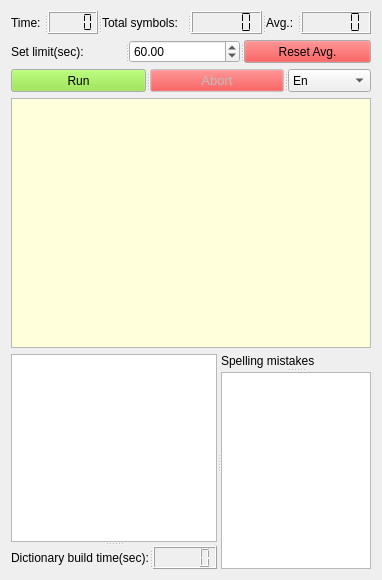
<?xml version="1.0" encoding="UTF-8"?>
<ui version="4.0">
 <class>MainWindow</class>
 <widget class="QMainWindow" name="MainWindow">
  <property name="geometry">
   <rect>
    <x>0</x>
    <y>0</y>
    <width>382</width>
    <height>580</height>
   </rect>
  </property>
  <property name="windowTitle">
   <string>TypeCheck</string>
  </property>
  <property name="windowIcon">
   <iconset resource="res.qrc">
    <normaloff>:/new/prefix1/img/icon.jpg</normaloff>:/new/prefix1/img/icon.jpg</iconset>
  </property>
  <widget class="QWidget" name="centralWidget">
   <layout class="QVBoxLayout" name="verticalLayout">
    <item>
     <widget class="QSplitter" name="splitter_3">
      <property name="orientation">
       <enum>Qt::Horizontal</enum>
      </property>
      <widget class="QSplitter" name="splitter">
       <property name="orientation">
        <enum>Qt::Horizontal</enum>
       </property>
       <widget class="QLabel" name="label">
        <property name="text">
         <string>Time:</string>
        </property>
       </widget>
       <widget class="QLCDNumber" name="lcdTimer">
        <property name="smallDecimalPoint">
         <bool>true</bool>
        </property>
        <property name="digitCount">
         <number>4</number>
        </property>
        <property name="segmentStyle">
         <enum>QLCDNumber::Flat</enum>
        </property>
       </widget>
      </widget>
      <widget class="QSplitter" name="splitter_2">
       <property name="orientation">
        <enum>Qt::Horizontal</enum>
       </property>
       <widget class="QLabel" name="label_2">
        <property name="text">
         <string>Total symbols:</string>
        </property>
       </widget>
       <widget class="QLCDNumber" name="lcdSymbols">
        <property name="segmentStyle">
         <enum>QLCDNumber::Flat</enum>
        </property>
       </widget>
      </widget>
      <widget class="QSplitter" name="splitter_7">
       <property name="orientation">
        <enum>Qt::Horizontal</enum>
       </property>
       <widget class="QLabel" name="label_4">
        <property name="text">
         <string>Avg.:</string>
        </property>
       </widget>
       <widget class="QLCDNumber" name="lcdAvg">
        <property name="segmentStyle">
         <enum>QLCDNumber::Flat</enum>
        </property>
       </widget>
      </widget>
     </widget>
    </item>
    <item>
     <widget class="QSplitter" name="splitter_6">
      <property name="orientation">
       <enum>Qt::Horizontal</enum>
      </property>
      <widget class="QSplitter" name="splitter_5">
       <property name="orientation">
        <enum>Qt::Horizontal</enum>
       </property>
       <widget class="QLabel" name="label_3">
        <property name="text">
         <string>Set limit(sec):</string>
        </property>
       </widget>
       <widget class="QDoubleSpinBox" name="doubleLimit">
        <property name="maximum">
         <double>9999.989999999999782</double>
        </property>
        <property name="value">
         <double>60.000000000000000</double>
        </property>
       </widget>
      </widget>
      <widget class="QPushButton" name="btnReset">
       <property name="palette">
        <palette>
         <active>
          <colorrole role="Button">
           <brush brushstyle="SolidPattern">
            <color alpha="255">
             <red>239</red>
             <green>41</green>
             <blue>41</blue>
            </color>
           </brush>
          </colorrole>
         </active>
         <inactive>
          <colorrole role="Button">
           <brush brushstyle="SolidPattern">
            <color alpha="255">
             <red>239</red>
             <green>41</green>
             <blue>41</blue>
            </color>
           </brush>
          </colorrole>
         </inactive>
         <disabled>
          <colorrole role="Button">
           <brush brushstyle="SolidPattern">
            <color alpha="255">
             <red>239</red>
             <green>41</green>
             <blue>41</blue>
            </color>
           </brush>
          </colorrole>
         </disabled>
        </palette>
       </property>
       <property name="text">
        <string>Reset Avg.</string>
       </property>
      </widget>
     </widget>
    </item>
    <item>
     <widget class="QSplitter" name="splitter_14">
      <property name="orientation">
       <enum>Qt::Horizontal</enum>
      </property>
      <widget class="QSplitter" name="splitter_4">
       <property name="orientation">
        <enum>Qt::Horizontal</enum>
       </property>
       <widget class="QPushButton" name="btnRun">
        <property name="palette">
         <palette>
          <active>
           <colorrole role="Button">
            <brush brushstyle="SolidPattern">
             <color alpha="255">
              <red>138</red>
              <green>226</green>
              <blue>52</blue>
             </color>
            </brush>
           </colorrole>
          </active>
          <inactive>
           <colorrole role="Button">
            <brush brushstyle="SolidPattern">
             <color alpha="255">
              <red>138</red>
              <green>226</green>
              <blue>52</blue>
             </color>
            </brush>
           </colorrole>
          </inactive>
          <disabled>
           <colorrole role="Button">
            <brush brushstyle="SolidPattern">
             <color alpha="255">
              <red>138</red>
              <green>226</green>
              <blue>52</blue>
             </color>
            </brush>
           </colorrole>
          </disabled>
         </palette>
        </property>
        <property name="text">
         <string>Run</string>
        </property>
        <property name="shortcut">
         <string>Ctrl+R</string>
        </property>
        <property name="default">
         <bool>false</bool>
        </property>
        <property name="flat">
         <bool>false</bool>
        </property>
       </widget>
       <widget class="QPushButton" name="btnAbort">
        <property name="enabled">
         <bool>false</bool>
        </property>
        <property name="palette">
         <palette>
          <active>
           <colorrole role="Button">
            <brush brushstyle="SolidPattern">
             <color alpha="255">
              <red>239</red>
              <green>41</green>
              <blue>41</blue>
             </color>
            </brush>
           </colorrole>
          </active>
          <inactive>
           <colorrole role="Button">
            <brush brushstyle="SolidPattern">
             <color alpha="255">
              <red>239</red>
              <green>41</green>
              <blue>41</blue>
             </color>
            </brush>
           </colorrole>
          </inactive>
          <disabled>
           <colorrole role="Button">
            <brush brushstyle="SolidPattern">
             <color alpha="255">
              <red>239</red>
              <green>41</green>
              <blue>41</blue>
             </color>
            </brush>
           </colorrole>
          </disabled>
         </palette>
        </property>
        <property name="font">
         <font>
          <pointsize>10</pointsize>
         </font>
        </property>
        <property name="text">
         <string>Abort</string>
        </property>
       </widget>
      </widget>
      <widget class="QSplitter" name="splitter_9">
       <property name="orientation">
        <enum>Qt::Horizontal</enum>
       </property>
       <widget class="QSplitter" name="splitter_8">
        <property name="orientation">
         <enum>Qt::Horizontal</enum>
        </property>
        <widget class="QComboBox" name="KbdLayout">
         <property name="sizePolicy">
          <sizepolicy hsizetype="Fixed" vsizetype="Fixed">
           <horstretch>0</horstretch>
           <verstretch>0</verstretch>
          </sizepolicy>
         </property>
         <item>
          <property name="text">
           <string>En</string>
          </property>
         </item>
         <item>
          <property name="text">
           <string>Ru</string>
          </property>
         </item>
         <item>
          <property name="text">
           <string>Jpn</string>
          </property>
         </item>
        </widget>
       </widget>
      </widget>
     </widget>
    </item>
    <item>
     <widget class="QTextEdit" name="textInput">
      <property name="enabled">
       <bool>true</bool>
      </property>
      <property name="palette">
       <palette>
        <active>
         <colorrole role="Base">
          <brush brushstyle="SolidPattern">
           <color alpha="255">
            <red>255</red>
            <green>255</green>
            <blue>220</blue>
           </color>
          </brush>
         </colorrole>
        </active>
        <inactive>
         <colorrole role="Base">
          <brush brushstyle="SolidPattern">
           <color alpha="255">
            <red>255</red>
            <green>255</green>
            <blue>220</blue>
           </color>
          </brush>
         </colorrole>
        </inactive>
        <disabled>
         <colorrole role="Base">
          <brush brushstyle="SolidPattern">
           <color alpha="255">
            <red>239</red>
            <green>239</green>
            <blue>239</blue>
           </color>
          </brush>
         </colorrole>
        </disabled>
       </palette>
      </property>
      <property name="frameShape">
       <enum>QFrame::StyledPanel</enum>
      </property>
      <property name="sizeAdjustPolicy">
       <enum>QAbstractScrollArea::AdjustIgnored</enum>
      </property>
      <property name="documentTitle">
       <string/>
      </property>
     </widget>
    </item>
    <item>
     <widget class="QSplitter" name="splitter_13">
      <property name="orientation">
       <enum>Qt::Horizontal</enum>
      </property>
      <widget class="QSplitter" name="splitter_11">
       <property name="orientation">
        <enum>Qt::Vertical</enum>
       </property>
       <widget class="QPlainTextEdit" name="textPreview"/>
       <widget class="QSplitter" name="splitter_10">
        <property name="orientation">
         <enum>Qt::Horizontal</enum>
        </property>
        <widget class="QLabel" name="label_5">
         <property name="text">
          <string>Dictionary build time(sec):</string>
         </property>
        </widget>
        <widget class="QLCDNumber" name="lcdDict"/>
       </widget>
      </widget>
      <widget class="QSplitter" name="splitter_12">
       <property name="orientation">
        <enum>Qt::Vertical</enum>
       </property>
       <widget class="QLabel" name="label_6">
        <property name="text">
         <string>Spelling mistakes</string>
        </property>
       </widget>
       <widget class="QListWidget" name="listErrors"/>
      </widget>
     </widget>
    </item>
   </layout>
  </widget>
 </widget>
 <layoutdefault spacing="6" margin="11"/>
 <resources>
  <include location="res.qrc"/>
 </resources>
 <connections/>
</ui>
